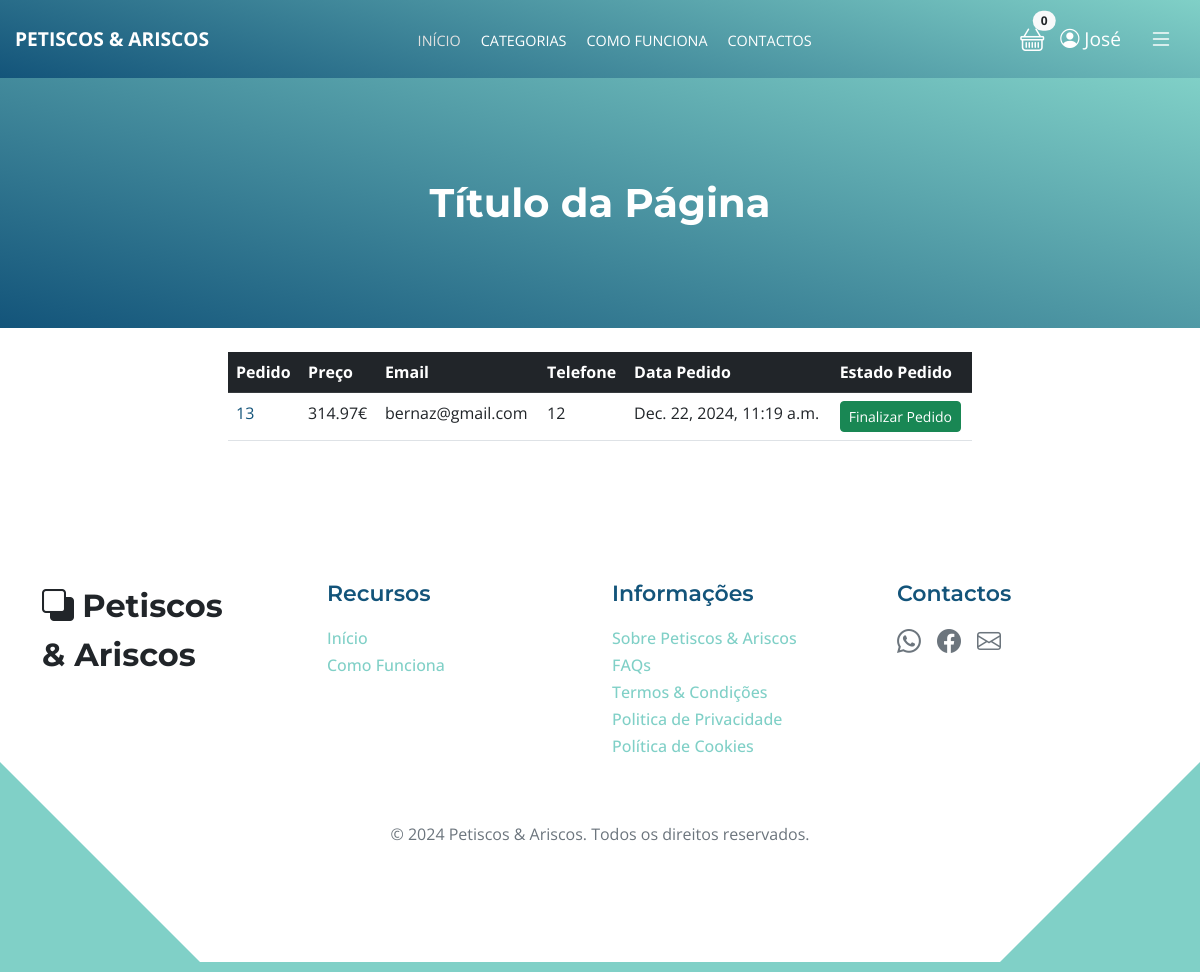
The page /pagamentos/pedidos_inacabados (signed in) on the database its author committed.
### pagamentos/models.py (models this page shows, shortened)
class Order(models.Model):
    user = models.ForeignKey(User, on_delete=models.CASCADE, null=True, blank=True)
    full_name = models.CharField(max_length=250)
    email = models.EmailField(max_length=250)
    shipping_address = models.TextField(max_length=1500)
    phone = models.CharField(max_length=200, null=True, blank=True)
    amount_paid = models.DecimalField(max_digits=10, decimal_places=2)
    date_ordered = models.DateTimeField(auto_now_add=True)
    shipped = models.BooleanField(default=False)
    date_shipped = models.DateTimeField(blank=True, null=True)

### pagamentos/views.py (the view, shortened to what this page needs)
# urls.py: path('pedidos_inacabados', views.not_shipped_dash, name='not_shipped_dash'),
def not_shipped_dash(request):
	if request.user.is_authenticated and request.user.is_superuser:
		orders = Order.objects.filter(shipped=False)
		return render(request, "payment/not_shipped_dash.html", {"orders":orders})
	else:
		messages.success(request, "Access Denied")
		return redirect('home')

### carrinho/cart.py (called while the page is built)
	def __len__(self):
		return len(self.cart)

### carrinho/context_processors.py (called while the page is built)
def cart(request):
	return {'cart': Cart(request)}

### loja/context_processors.py (called while the page is built)
def categories_context(request):
    desired_order = ['Entradas', 'Saladas', 'Carnes', 'Peixes', 'Tabuas', 'Tartes', 'Sobremesas']
    categories = sorted(
        Category.objects.all(),
        key=lambda x: desired_order.index(x.name) if x.name in desired_order else len(desired_order)
    )
    return {'categories': categories}

### pagamentos/templates/payment/not_shipped_dash.html (shortened to what this page needs)
{% extends 'base.html' %}
{% block content %}
        <div class="container">
            <div class="row">
                <center>
                    <div class="col-8">
                        <br/>
                        <table class="table">
                            <thead class="table-dark">
                                <tr>
                                    <th scope="col">Pedido</th>
                                    <th scope="col">Preço</th>
                                    <th scope="col">Email</th>
                                    <th scope="col">Telefone</th>
                                    <th scope="col">Data Pedido</th>
                                    <th scope="col">Estado Pedido</th>
                                </tr>
                            </thead>
                            <tbody>
                                {% for item in orders %}
                                <tr>
                                    <td><a href="{% url 'orders' item.id %}">{{ item.id }}</a></td>
                                    <td>{{ item.amount_paid }}€</td>
                                    <td>{{ item.email }}</td>
                                    <td>{{ item.phone }}</td>
                                    <td>{{ item.date_ordered }}</td>
                                    <td>
                                    <form method="POST">
                                            <button type="submit" class="btn btn-success btn-sm">Finalizar Pedido</button>
                                        </form>
                                    </td>
                                </tr>
                                {% endfor %}
                            </tbody>
                        </table>
                        <br/>
                    </div>
                </center>
            </div>
        </div>
{% endblock %}

### loja/templates/navbar.html (shortened to what this page needs)
{% load static %}
<nav class="new-navbar">
    <div class="container d-flex justify-content-between align-items-center">
        <a href="{% url 'home' %}" class="new-navbar-brand">Petiscos & Ariscos</a>
        <ul class="new-navbar-nav d-flex mb-0">
            <li class="new-nav-item">
                <a href="{% url 'home' %}" class="new-nav-link active">INÍCIO</a>
            </li>
            <li class="new-nav-item dropdown">
                <a href="#" class="new-nav-link dropdown-toggle" id="dropdownMenu" role="button" data-bs-toggle="dropdown" aria-expanded="false">
                    CATEGORIAS
                </a>
            </li>
            <li class="new-nav-item">
                <a href="{% url 'home' %}#section_4" class="new-nav-link">COMO FUNCIONA</a>
            </li>
            <li class="new-nav-item">
                <a href="#section_5" class="new-nav-link">CONTACTOS</a>
            </li>
        </ul>
        <div class="d-flex align-items-center gap-3">
            <div class="cart-icon position-relative">
                <a href="{% url 'cart_summary' %}" class="cart-link">
                    <i class="bi bi-basket" style="font-size: 1.5rem;"></i>
                    <span class="badge position-absolute top-0 start-100 translate-middle bg-light text-dark rounded-pill" id="cart_quantity">
                        {{ cart|length }}
                    </span>
                </a>
            </div>
            <div class="new-navbar-icons dropdown">
                <a href="#" class="dropdown-toggle no-arrow" id="userDropdown" role="button" data-bs-toggle="dropdown" aria-expanded="false">
                    <i class="bi bi-person-circle"></i>
                    {% if user.is_authenticated %}
                        {{ user.first_name|default:user.username }}
                    {% else %}
                        Conta
                    {% endif %}
                </a>
            </div>
            <button class="btn new-navbar-toggle dropdown-toggle no-arrow" id="customToggle" type="button" data-bs-toggle="dropdown" aria-expanded="false">
                <i class="bi bi-list" style="font-size: 1.5rem;"></i>
            </button>
        </div>
    </div>
</nav>

### static/css/template-topics.css (style rules this page uses)
:root { --white-color: #ffffff; --primary-color: #13547a; --secondary-color: #80d0c7; --section-bg-color: #f0f8ff; --custom-btn-bg-color: #80d0c7; --custom-btn-bg-hover-color: #13547a; --dark-color: #000000; --p-color: #717275; --border-color: #7fffd4; --link-hover-color: #13547a; --body-font-family: 'Open Sans', sans-serif; --title-font-family: 'Montserrat', sans-serif; --h1-font-size: 58px; --h2-font-size: 46px; --h3-font-size: 32px; --h4-font-size: 28px; --h5-font-size: 24px; --h6-font-size: 22px; --p-font-size: 20px; --menu-font-size: 14px; --btn-font-size: 18px; --copyright-font-size: 16px; --border-radius-large: 100px; --border-radius-medium: 20px; --border-radius-small: 10px; --font-weight-normal: 400; --font-weight-medium: 500; --font-weight-semibold: 600; --font-weight-bold: 700; }
body { background-color: var(--white-color); font-family: var(--body-font-family); }
ul li { color: var(--p-color); font-size: var(--p-font-size); font-weight: var(--font-weight-normal); }
a, button { touch-action: manipulation; transition: all 0.3s; }
a { display: inline-block; color: var(--primary-color); text-decoration: none; }

### static/css/customs.css (style rules this page uses)
.new-navbar { background: linear-gradient(15deg, #13547a 0%, #80d0c7 100%); padding: 15px 0; position: relative; width: 100%; z-index: 1000; }
.new-navbar .container { max-width: 1200px; margin: 0 auto; padding: 0 15px; }
.new-navbar-brand { font-size: 1.2rem; font-weight: bold; color: #fff; text-decoration: none; text-transform: uppercase; }
.new-navbar-nav { list-style: none; gap: 20px; display: flex; margin: 0 auto; padding: 0; }
.new-nav-item { list-style: none; }
.new-nav-link { color: #fff; font-size: 0.9rem; text-transform: uppercase; text-decoration: none; transition: color 0.3s ease; }
.new-nav-link:hover, .new-nav-link.active { color: #e0e0e0; }
.new-navbar-icons { display: flex; gap: 15px; }
.new-navbar-icons a { color: #fff; font-size: 1.2rem; text-decoration: none; transition: color 0.3s ease; }
.new-navbar-toggle { background: none; border: none; color: white; transition: transform 0.3s ease-in-out; }

### loja/templates/navbar.html (style rules this page uses)
.dropdown-toggle::after { display: none; }
.cart-link { color: #fff; text-decoration: none; position: relative; }
.cart-link .bi-basket { font-size: 1.5rem; }
.cart-link .badge { color: #fff; background-color: #000; }
#customToggle .bi-list { color: #fff; }

### rows shown on the page
Order: id "13", amount_paid "314.97", email "bernaz@gmail.com", phone "12", date_ordered "Dec. 22, 2024, 11:19 a.m."

### other values the page prints
{{ cart|length }} "0"
{{ user.first_name|default:user.username }} "José"
